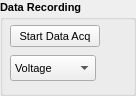
  <widget class="QGroupBox" name="groupBox_DataAcq">
   <property name="geometry">
    <rect>
     <x>430</x>
     <y>245</y>
     <width>136</width>
     <height>96</height>
    </rect>
   </property>
   <property name="font">
    <font>
     <family>Tahoma</family>
     <pointsize>8</pointsize>
     <weight>75</weight>
     <bold>true</bold>
    </font>
   </property>
   <property name="title">
    <string>Data Recording</string>
   </property>
   <property name="flat">
    <bool>false</bool>
   </property>
   <widget class="QPushButton" name="btn_startDataAcq">
    <property name="geometry">
     <rect>
      <x>10</x>
      <y>25</y>
      <width>90</width>
      <height>22</height>
     </rect>
    </property>
    <property name="sizePolicy">
     <sizepolicy hsizetype="Fixed" vsizetype="Fixed">
      <horstretch>0</horstretch>
      <verstretch>0</verstretch>
     </sizepolicy>
    </property>
    <property name="minimumSize">
     <size>
      <width>90</width>
      <height>22</height>
     </size>
    </property>
    <property name="font">
     <font>
      <weight>50</weight>
      <bold>false</bold>
     </font>
    </property>
    <property name="text">
     <string>Start Data Acq</string>
    </property>
   </widget>
   <widget class="QComboBox" name="scanModeSelect">
    <property name="geometry">
     <rect>
      <x>10</x>
      <y>55</y>
      <width>86</width>
      <height>26</height>
     </rect>
    </property>
    <property name="sizePolicy">
     <sizepolicy hsizetype="Fixed" vsizetype="Fixed">
      <horstretch>0</horstretch>
      <verstretch>0</verstretch>
     </sizepolicy>
    </property>
    <property name="font">
     <font>
      <weight>50</weight>
      <bold>false</bold>
     </font>
    </property>
    <item>
     <property name="text">
      <string>Voltage</string>
     </property>
    </item>
    <item>
     <property name="text">
      <string>Wavelength</string>
     </property>
    </item>
    <item>
     <property name="text">
      <string>DelaysTODO</string>
     </property>
    </item>
   </widget>
   <widget class="QLabel" name="label_2">
    <property name="geometry">
     <rect>
      <x>145</x>
      <y>40</y>
      <width>91</width>
      <height>13</height>
     </rect>
    </property>
    <property name="text">
     <string>TODO file handling</string>
    </property>
   </widget>
   <zorder>label_2</zorder>
   <zorder>scanModeSelect</zorder>
   <zorder>btn_startDataAcq</zorder>
  </widget>
